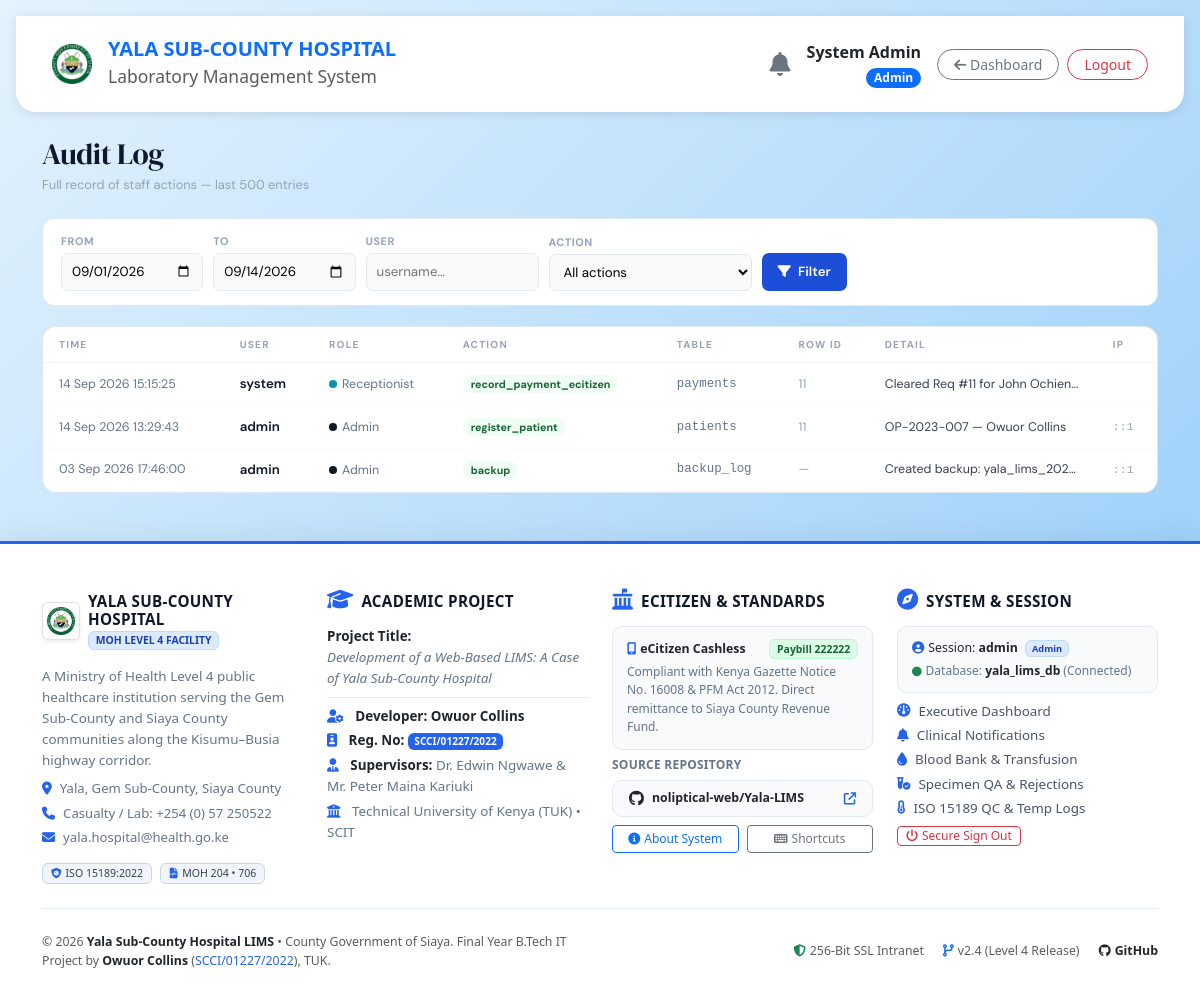
The page /audit_view.php (signed in) on the database its author committed.
### tables this page shows
CREATE TABLE `audit_log` (
  `log_id` int(11) NOT NULL AUTO_INCREMENT,
  `user_id` int(11) NOT NULL DEFAULT 0,
  `username` varchar(100) NOT NULL,
  `role` varchar(50) NOT NULL,
  `action` varchar(100) NOT NULL,
  `affected_table` varchar(100) NOT NULL,
  `affected_row_id` int(11) NOT NULL DEFAULT 0,
  `detail` varchar(500) NOT NULL DEFAULT '',
  `ip_address` varchar(45) NOT NULL DEFAULT '',
  `created_at` datetime NOT NULL DEFAULT current_timestamp(),
  PRIMARY KEY (`log_id`),
  KEY `idx_user` (`user_id`),
  KEY `idx_action` (`action`),
  KEY `idx_time` (`created_at`)
);

### audit_view.php (the view, shortened to what this page needs)
<?php
require_once 'includes/db_connect.php';
$date_from = $_GET['date_from'] ?? date('Y-m-01');
$date_to   = $_GET['date_to']   ?? date('Y-m-d');
$filter_user = trim($_GET['user'] ?? '');
$where = ["DATE(created_at) BETWEEN ? AND ?"];
$params = [$date_from, $date_to];
$types  = "ss";
$sql = "SELECT * FROM audit_log WHERE " . implode(" AND ", $where) . " ORDER BY created_at DESC LIMIT 500";
$stmt = $conn->prepare($sql);
$stmt->bind_param($types, ...$params);
$stmt->execute();
$logs = $stmt->get_result()->fetch_all(MYSQLI_ASSOC);
include 'includes/header.php';
?>
<div class="pw">
<div class="ph"><div><h1>Audit Log</h1><p>Full record of staff actions — last 500 entries</p></div></div>
<form method="get" class="filter-bar">
    <div class="ff"><label>From</label><input type="date" name="date_from" value="<?php echo $date_from; ?>"></div>
    <div class="ff"><label>To</label><input type="date" name="date_to" value="<?php echo $date_to; ?>"></div>
    <div class="ff"><label>User</label><input type="text" name="user" value="<?php echo htmlspecialchars($filter_user); ?>" placeholder="username…"></div>
    <div class="ff"><label>Action</label>
        <select name="action">
            <option value="">All actions</option>
        </select>
    </div>
    <button type="submit" class="btn-f"><i class="fa-solid fa-filter me-1"></i> Filter</button>
</form>
<div class="panel">
<table class="at">
    <thead><tr><th>Time</th><th>User</th><th>Role</th><th>Action</th><th>Table</th><th>Row ID</th><th>Detail</th><th>IP</th></tr></thead>
    <tbody>
    <?php if(empty($logs)): ?>
    <tr><td colspan="8" style="text-align:center;padding:40px;color:#94a3b8">No log entries for this period.</td></tr>
    <?php else: foreach($logs as $l):
        $ac = $l['action'];
        $cls = str_contains($ac,'delete')||str_contains($ac,'remove') ? 'delete' : (str_contains($ac,'edit')||str_contains($ac,'update') ? 'edit' : 'create');
        $roleColors = ['Admin'=>'#0f172a','Doctor'=>'#dc2626','Receptionist'=>'#0891b2','LabTech'=>'#16a34a'];
        $rc = $roleColors[$l['role']] ?? '#94a3b8';
    ?>
    <tr>
        <td style="white-space:nowrap;color:#64748b;font-size:.78rem"><?php echo date('d M Y H:i:s',strtotime($l['created_at'])); ?></td>
        <td style="font-weight:600;color:#0f172a"><?php echo htmlspecialchars($l['username']); ?></td>
        <td><span class="role-dot" style="background:<?php echo $rc; ?>"></span><span style="font-size:.78rem;color:#64748b"><?php echo $l['role']; ?></span></td>
        <td><span class="act-tag <?php echo $cls; ?>"><?php echo htmlspecialchars($ac); ?></span></td>
        <td style="font-size:.78rem;color:#64748b;font-family:monospace"><?php echo htmlspecialchars($l['affected_table']); ?></td>
        <td style="font-size:.78rem;color:#94a3b8"><?php echo $l['affected_row_id']?:'—'; ?></td>
        <td style="font-size:.78rem;color:#374151;max-width:200px;overflow:hidden;text-overflow:ellipsis;white-space:nowrap"><?php echo htmlspecialchars($l['detail']?:'—'); ?></td>
        <td style="font-size:.72rem;color:#94a3b8;font-family:monospace"><?php echo htmlspecialchars($l['ip_address']); ?></td>
    </tr>
    <?php endforeach; endif; ?>
    </tbody>
</table>
</div>
</div>
<?php include 'includes/footer.php'; ?>

### rows shown on the page
audit_log: created_at "14 Sep 2026 15:15:25", username "system", role "Receptionist", action "record_payment_ecitizen", affected_table "payments", affected_row "11", detail "Cleared Req #11 for John Ochien…"
audit_log: created_at "14 Sep 2026 13:29:43", username "admin", role "Admin", action "register_patient", affected_table "patients", affected_row "11", detail "OP-2023-007 — Owuor Collins", ip_address "::1"
audit_log: created_at "03 Sep 2026 17:46:00", username "admin", role "Admin", action "backup", affected_table "backup_log", affected_row "—", detail "Created backup: yala_lims_202…", ip_address "::1"

### other values the page prints
$_SESSION['full_name'] "System Admin"
$_SESSION['role'] "Admin"
$_SESSION['username'] "admin"
